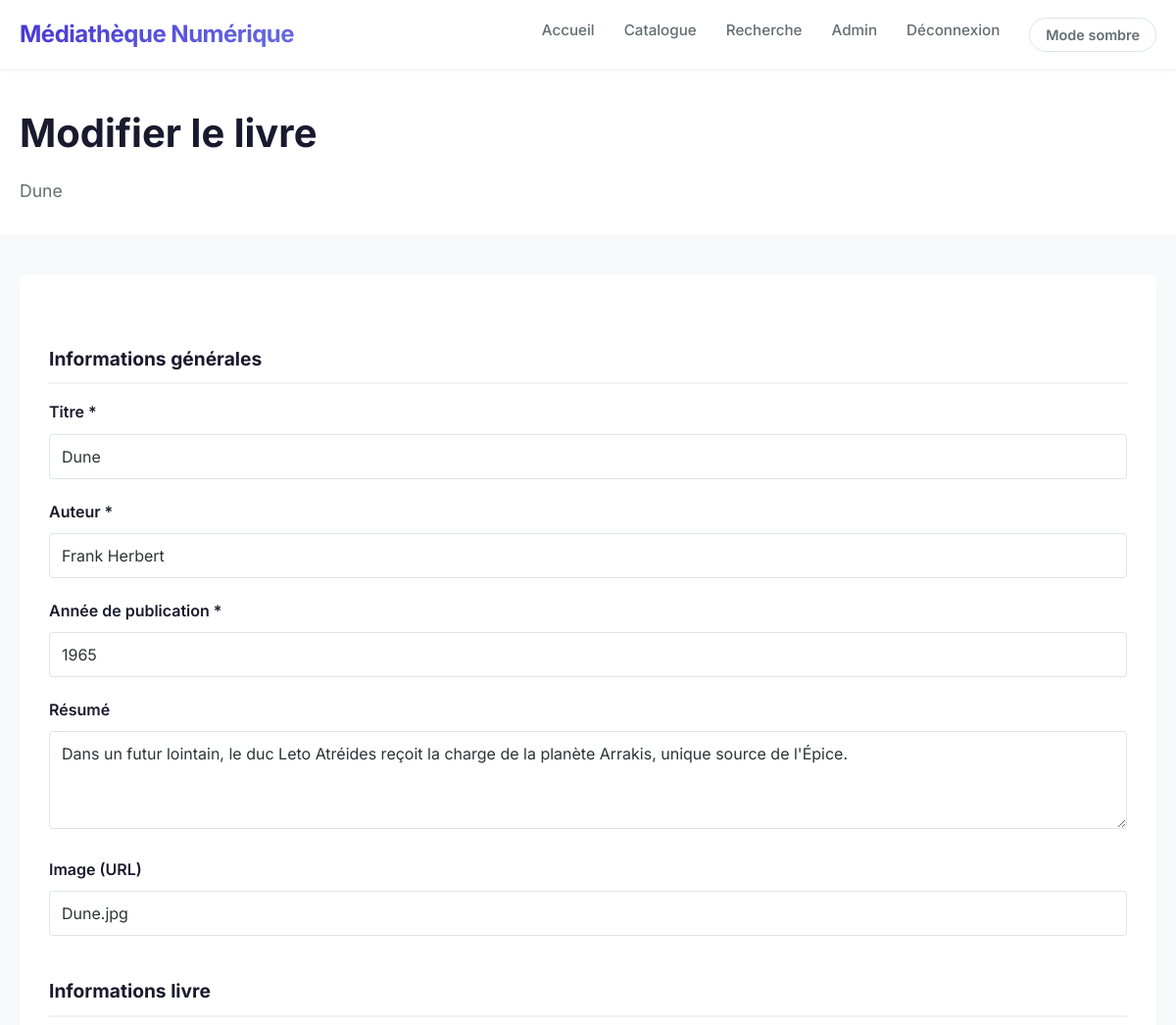
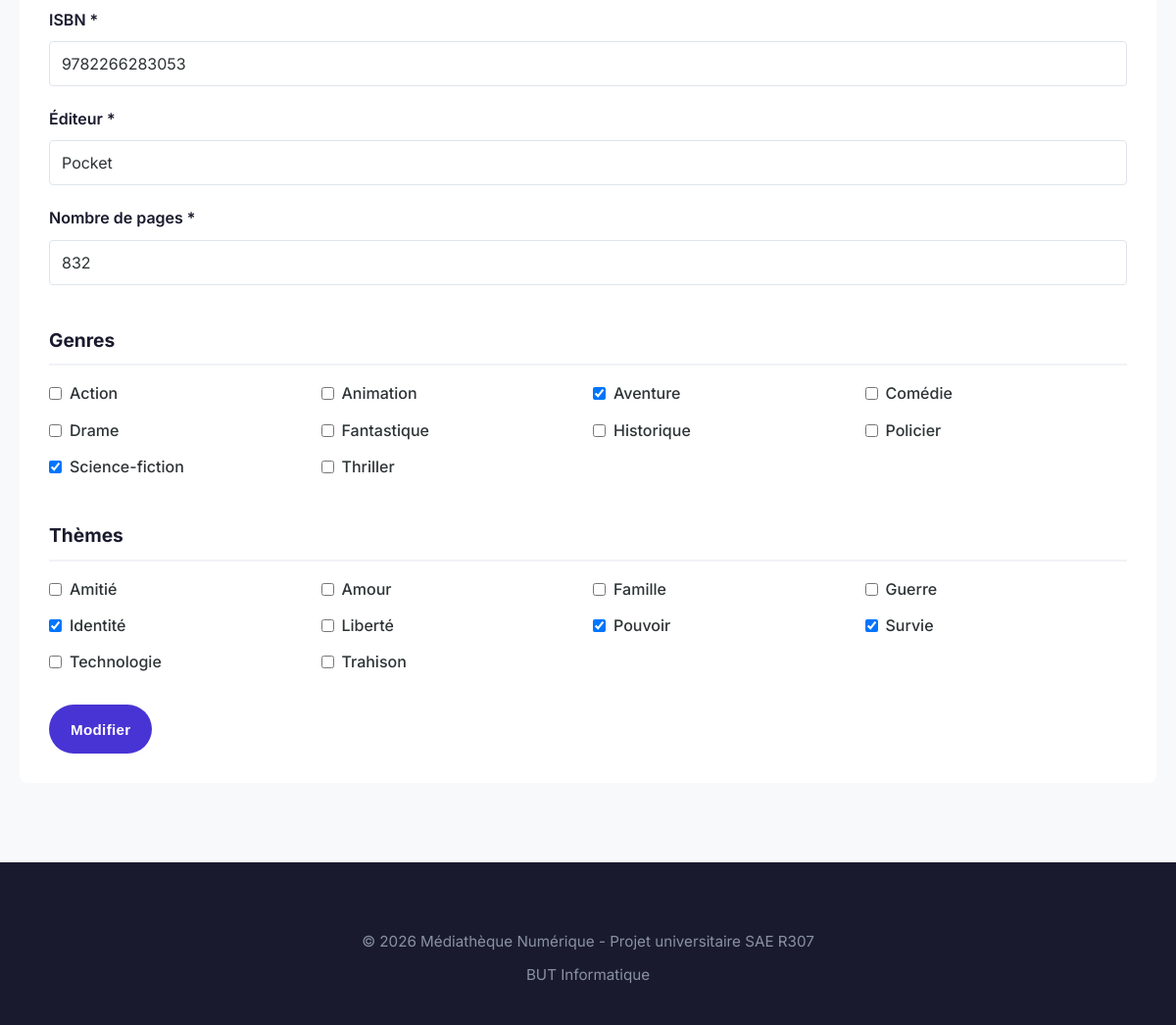
The page /index.php?controller=livre&action=edit&id=1 (signed in) on the database its author committed (2 pictures, top to bottom).
### tables this page shows
CREATE TABLE livre (
    id_ressource INT PRIMARY KEY,
    isbn VARCHAR(13) NOT NULL UNIQUE,
    editeur VARCHAR(255) NOT NULL,
    nombre_pages INT NOT NULL,
    prix DECIMAL(10,2),
    langue VARCHAR(50) NOT NULL DEFAULT 'Français',
    CONSTRAINT fk_livre_ressource FOREIGN KEY (id_ressource)
        REFERENCES ressource(id_ressource)
        ON DELETE CASCADE,
    INDEX idx_isbn (isbn)
);

CREATE TABLE ressource (
    id_ressource INT AUTO_INCREMENT PRIMARY KEY,
    type ENUM('livre', 'film') NOT NULL,
    titre VARCHAR(255) NOT NULL,
    auteur_realisateur VARCHAR(255) NOT NULL,
    annee SMALLINT NOT NULL,   
    resume TEXT,
    image_url VARCHAR(255),
    pays VARCHAR(100),
    date_ajout DATETIME NOT NULL DEFAULT CURRENT_TIMESTAMP,
    INDEX idx_type (type),
    INDEX idx_titre (titre),
    INDEX idx_auteur_realisateur (auteur_realisateur),
    INDEX idx_date_ajout (date_ajout)
);

CREATE TABLE genre (
    id_genre INT AUTO_INCREMENT PRIMARY KEY,
    nom VARCHAR(100) NOT NULL UNIQUE
);

CREATE TABLE theme (
    id_theme INT AUTO_INCREMENT PRIMARY KEY,
    nom VARCHAR(100) NOT NULL UNIQUE
);

### core/Controller.php (called while the page is built, shortened)
<?php
class Controller {
    protected function render($view, $data = [], $title = null) {
        extract($data);
        require_once __DIR__ . '/../app/views/' . $view . '.php';
        require_once __DIR__ . '/../app/views/layout.php';
    }
}

### app/controllers/LivreController.php (called while the page is built, shortened)
<?php
require_once __DIR__ . '/../models/Livre.php';
require_once __DIR__ . '/../models/Genre.php';
require_once __DIR__ . '/../models/Theme.php';
class LivreController extends Controller {
    private $livreModel;
    private $genreModel;
    private $themeModel;
    public function __construct() {
        $this->livreModel = new Livre();
        $this->genreModel = new Genre();
        $this->themeModel = new Theme();
    }
    public function edit() {
        $id = (int)$_GET['id'];
        $livre = $this->livreModel->findByIdWithDetails($id);
        $genres = $this->genreModel->getAll();
        $themes = $this->themeModel->getAll();
        $selectedGenres = $this->livreModel->getGenreIds($id);
        $selectedThemes = $this->livreModel->getThemeIds($id);
        $this->render('admin/livre/edit', [
            'livre' => $livre,
            'genres' => $genres,
            'themes' => $themes,
            'selectedGenres' => $selectedGenres,
            'selectedThemes' => $selectedThemes
        ], 'Modifier un livre');
    }
}

### core/Router.php (called while the page is built, shortened)
<?php
class Router {
    public function dispatch($controller, $action) {
        $controllerInstance = new $controllerClass();
        $controllerInstance->$action();
    }
}

### index.php (called while the page is built, shortened)
<?php
$isProduction = (
    isset($_SERVER['HTTP_HOST']) && (
        strpos($_SERVER['HTTP_HOST'], 'unice.fr') !== false ||
        strpos($_SERVER['HTTP_HOST'], 'linserv') !== false ||
        strpos($_SERVER['HTTP_HOST'], 'iut') !== false
    )
);
try {
    require_once __DIR__ . '/config/config.php';
    require_once __DIR__ . '/core/Controller.php';
    require_once __DIR__ . '/core/Database.php';
    require_once __DIR__ . '/core/Model.php';
    require_once __DIR__ . '/core/Router.php';
    $controller = $_GET['controller'] ?? 'home';
    $action = $_GET['action'] ?? 'index';
    $router = new Router();
    $router->dispatch($controller, $action);
} catch (Exception $e) {
    error_log("Erreur fatale dans index.php: " . $e->getMessage());
    if ($isProduction) {
        http_response_code(500);
        echo '<!DOCTYPE html>
<html lang="fr">
<head>
    <meta charset="UTF-8">
    <title>Erreur - Médiathèque</title>
    <style>
        body { font-family: Arial, sans-serif; text-align: center; padding: 50px; }
        h1 { color: #e74c3c; }
    </style>
</head>
<body>
    <h1>Une erreur est survenue</h1>
    <p>Veuillez contacter l\'administrateur ou réessayer ultérieurement.</p>
    <p><a href="index.php">Retour à l\'accueil</a></p>
</body>
</html>';
    } else {
        http_response_code(500);
        echo '<!DOCTYPE html>
<html lang="fr">
<head>
    <meta charset="UTF-8">
    <title>Erreur - Mode Développement</title>
    <style>
        body { font-family: monospace; padding: 20px; background: #f5f5f5; }
        .error { background: #fff; border: 2px solid #e74c3c; padding: 20px; border-radius: 8px; }
        h1 { color: #e74c3c; }
        pre { background: #2c3e50; color: #ecf0f1; padding: 15px; border-radius: 4px; overflow-x: auto; }
    </style>
</head>
<body>
    <div class="error">
        <h1>Erreur 500 - Erreur serveur</h1>
        <p><strong>Message :</strong> ' . htmlspecialchars($e->getMessage()) . '</p>
        <p><strong>Fichier :</strong> ' . htmlspecialchars($e->getFile()) . '</p>
        <p><strong>Ligne :</strong> ' . $e->getLine() . '</p>
        <h3>Stack trace :</h3>
        <pre>' . htmlspecialchars($e->getTraceAsString()) . '</pre>
        <p><a href="index.php">Retour à l\'accueil</a></p>
    </div>
</body>
</html>';
    }
}

### config/config.php (called while the page is built, shortened)
<?php
function isProduction() {
    $host = $_SERVER['HTTP_HOST'] ?? '';
    return (
        strpos($host, 'unice.fr') !== false ||
        strpos($host, 'linserv') !== false ||
        strpos($host, 'iut') !== false
    );
}
function getPDO() {
    static $pdo = null;
    if ($pdo === null) {
        try {
            if (isProduction()) {
                $host = 'localhost';
                $port = 3306;
                $dbname = 'gm401942_elibrary2';
                $user = 'gm401942';
                $password = 'gm401942';
            } else {
                $host = 'localhost';
                $port = 8889;
                $dbname = 'gm401942_elibrary2';
                $user = 'gm401942';
                $password = 'gm401942';
            }
            $dsn = "mysql:host=$host;port=$port;dbname=$dbname;charset=utf8mb4";
            $pdo = new PDO(
                $dsn,
                $user,
                $password,
                [
                    PDO::ATTR_ERRMODE => PDO::ERRMODE_EXCEPTION,
                    PDO::ATTR_DEFAULT_FETCH_MODE => PDO::FETCH_ASSOC,
                    PDO::ATTR_EMULATE_PREPARES => false,
                    PDO::MYSQL_ATTR_INIT_COMMAND => "SET NAMES utf8mb4"
                ]
            );
        } catch (PDOException $e) {
            error_log("Erreur PDO: " . $e->getMessage());
            if (isProduction()) {
                die('Erreur de connexion à la base de données. Veuillez contacter l\'administrateur.');
            } else {
                die('Erreur de connexion à la base de données : ' . $e->getMessage() . '<br>DSN: ' . ($dsn ?? 'non défini'));
            }
        }
    }
    return $pdo;
}

### core/Database.php (called while the page is built, shortened)
<?php
class Database {
    private static $instance = null;
    public static function getInstance() {
        if (self::$instance === null) {
            try {
                self::$instance = getPDO();
            } catch (Exception $e) {
                error_log("Database::getInstance() - Erreur: " . $e->getMessage());
                throw new Exception("Impossible de se connecter à la base de données: " . $e->getMessage());
            }
        }
        return self::$instance;
    }
}
?>

### core/Model.php (called while the page is built, shortened)
<?php
abstract class Model {
    public function __construct() {
        $this->pdo = Database::getInstance();
    }
}

### app/models/Livre.php (called while the page is built, shortened)
<?php
class Livre extends Model {
    public function findByIdWithDetails($id) {
        $sql = "SELECT r.*, l.isbn, l.editeur, l.nombre_pages
                FROM ressource r
                JOIN livre l ON r.id_ressource = l.id_ressource
                WHERE r.id_ressource = ?";
        $stmt = $this->pdo->prepare($sql);
        $stmt->execute([$id]);
        return $stmt->fetch(PDO::FETCH_ASSOC);
    }
    public function getGenreIds($id) {
        $sql = "SELECT id_genre FROM ressource_genre WHERE id_ressource = ?";
        $stmt = $this->pdo->prepare($sql);
        $stmt->execute([$id]);
        return $stmt->fetchAll(PDO::FETCH_COLUMN);
    }
    public function getThemeIds($id) {
        $sql = "SELECT id_theme FROM ressource_theme WHERE id_ressource = ?";
        $stmt = $this->pdo->prepare($sql);
        $stmt->execute([$id]);
        return $stmt->fetchAll(PDO::FETCH_COLUMN);
    }
}

### app/models/Genre.php (called while the page is built, shortened)
<?php
require_once __DIR__ . '/../../core/Model.php';
class Genre extends Model {
    public function getAll() {
        $sql = "SELECT * FROM genre ORDER BY nom ASC";
        $stmt = $this->pdo->query($sql);
        return $stmt->fetchAll(PDO::FETCH_ASSOC);
    }
}

### app/models/Theme.php (called while the page is built, shortened)
<?php
require_once __DIR__ . '/../../core/Model.php';
class Theme extends Model {
    public function getAll() {
        $sql = "SELECT * FROM theme ORDER BY nom ASC";
        $stmt = $this->pdo->query($sql);
        return $stmt->fetchAll(PDO::FETCH_ASSOC);
    }
}

### app/views/admin/livre/edit.php (the view, shortened to what this page needs)
<?php
$oldGenres = $_SESSION['old']['genres'] ?? null;
$oldThemes = $_SESSION['old']['themes'] ?? null;
$checkedGenres = is_array($oldGenres) ? $oldGenres : $selectedGenres;
$checkedThemes = is_array($oldThemes) ? $oldThemes : $selectedThemes;
?>
<div class="page-header">
    <div class="container">
        <h1>Modifier le livre</h1>
        <p><?= htmlspecialchars($livre['titre'], ENT_QUOTES, 'UTF-8') ?></p>
    </div>
</div>
<div class="container">
    <div class="content">
        <form method="POST" action="index.php?controller=livre&action=editPost">
            <h2 class="form-section-title">Informations générales</h2>
            <div class="form-group">
                <label for="titre">Titre *</label>
                <input
                    type="text"
                    id="titre"
                    name="titre"
                    class="form-control"
                    value="<?= htmlspecialchars($_SESSION['old']['titre'] ?? $livre['titre'], ENT_QUOTES, 'UTF-8') ?>"
                    maxlength="255"
                    required
                >
            </div>
            <div class="form-group">
                <label for="auteur_realisateur">Auteur *</label>
                <input
                    type="text"
                    id="auteur_realisateur"
                    name="auteur_realisateur"
                    class="form-control"
                    value="<?= htmlspecialchars($_SESSION['old']['auteur_realisateur'] ?? $livre['auteur_realisateur'], ENT_QUOTES, 'UTF-8') ?>"
                    maxlength="255"
                    required
                >
            </div>
            <div class="form-group">
                <label for="annee">Année de publication *</label>
                <input
                    type="number"
                    id="annee"
                    name="annee"
                    class="form-control"
                    value="<?= htmlspecialchars($_SESSION['old']['annee'] ?? $livre['annee'], ENT_QUOTES, 'UTF-8') ?>"
                    min="1800"
                    max="2100"
                    required
                >
            </div>
            <div class="form-group">
                <label for="resume">Résumé</label>
                <textarea
                    id="resume"
                    name="resume"
                    class="form-control"
                    maxlength="5000"
                ><?= htmlspecialchars($_SESSION['old']['resume'] ?? $livre['resume'], ENT_QUOTES, 'UTF-8') ?></textarea>
            </div>
            <div class="form-group">
                <label for="image_url">Image (URL)</label>
                <input
                    type="text"
                    id="image_url"
                    name="image_url"
                    class="form-control"
                    value="<?= htmlspecialchars($_SESSION['old']['image_url'] ?? $livre['image_url'], ENT_QUOTES, 'UTF-8') ?>"
                    maxlength="255"
                >
            </div>
            <h2 class="form-section-title">Informations livre</h2>
            <div class="form-group">
                <label for="isbn">ISBN *</label>
                <input
                    type="text"
                    id="isbn"
                    name="isbn"
                    class="form-control"
                    value="<?= htmlspecialchars($_SESSION['old']['isbn'] ?? $livre['isbn'], ENT_QUOTES, 'UTF-8') ?>"
                    maxlength="13"
                    required
                >
            </div>
            <div class="form-group">
                <label for="editeur">Éditeur *</label>
                <input
                    type="text"
                    id="editeur"
                    name="editeur"
                    class="form-control"
                    value="<?= htmlspecialchars($_SESSION['old']['editeur'] ?? $livre['editeur'], ENT_QUOTES, 'UTF-8') ?>"
                    maxlength="255"
                    required
                >
            </div>
            <div class="form-group">
                <label for="nombre_pages">Nombre de pages *</label>
                <input
                    type="number"
                    id="nombre_pages"
                    name="nombre_pages"
                    class="form-control"
                    value="<?= htmlspecialchars($_SESSION['old']['nombre_pages'] ?? $livre['nombre_pages'], ENT_QUOTES, 'UTF-8') ?>"
                    min="1"
                    max="10000"
                    required
                >
            </div>
            <h2 class="form-section-title">Genres</h2>
            <div class="checkbox-grid">
                <?php if (empty($genres)): ?>
                    <p style="color: #7f8c8d;">Aucun genre disponible</p>
                <?php else: ?>
                    <?php foreach ($genres as $genre): ?>
                        <label>
                            <input
                                type="checkbox"
                                name="genres[]"
                                value="<?= htmlspecialchars($genre['id_genre'], ENT_QUOTES, 'UTF-8') ?>"
                                <?= in_array($genre['id_genre'], $checkedGenres, true) ? 'checked' : '' ?>
                            >
                            <?= htmlspecialchars($genre['nom'], ENT_QUOTES, 'UTF-8') ?>
                        </label>
                    <?php endforeach; ?>
                <?php endif; ?>
            </div>
            <h2 class="form-section-title">Thèmes</h2>
            <div class="checkbox-grid">
                <?php if (empty($themes)): ?>
                    <p style="color: #7f8c8d;">Aucun thème disponible</p>
                <?php else: ?>
                    <?php foreach ($themes as $theme): ?>
                        <label>
                            <input
                                type="checkbox"
                                name="themes[]"
                                value="<?= htmlspecialchars($theme['id_theme'], ENT_QUOTES, 'UTF-8') ?>"
                                <?= in_array($theme['id_theme'], $checkedThemes, true) ? 'checked' : '' ?>
                            >
                            <?= htmlspecialchars($theme['nom'], ENT_QUOTES, 'UTF-8') ?>
                        </label>
                    <?php endforeach; ?>
                <?php endif; ?>
            </div>
            <div class="actions" style="margin-top: 30px;">
                <button type="submit" class="btn btn-primary">Modifier</button>
                <a href="index.php?controller=livre&action=index" class="btn btn-secondary">Annuler</a>
            </div>
        </form>
    </div>
</div>

### rows shown on the page
livre: id_ressource.titre "Dune", titre "Dune", auteur_realisateur "Frank Herbert", annee "1965", resume "Dans un futur lointain, le duc Leto Atréides reçoit la charge de la planète Arrakis, unique source de l'Épice.", image_url "Dune.jpg", isbn "9782266283053", editeur "Pocket", nombre_pages "832"
genre: nom "Action"
genre: nom "Animation"
genre: id_genre "☑", nom "Aventure"
genre: nom "Comédie"
genre: nom "Drame"
genre: nom "Fantastique"
genre: nom "Historique"
genre: nom "Policier"
genre: id_genre "☑", nom "Science-fiction"
genre: nom "Thriller"
theme: nom "Amitié"
theme: nom "Amour"
theme: nom "Famille"
theme: nom "Guerre"
theme: id_theme "☑", nom "Identité"
theme: nom "Liberté"
theme: id_theme "☑", nom "Pouvoir"
theme: id_theme "☑", nom "Survie"
theme: nom "Technologie"
theme: nom "Trahison"
